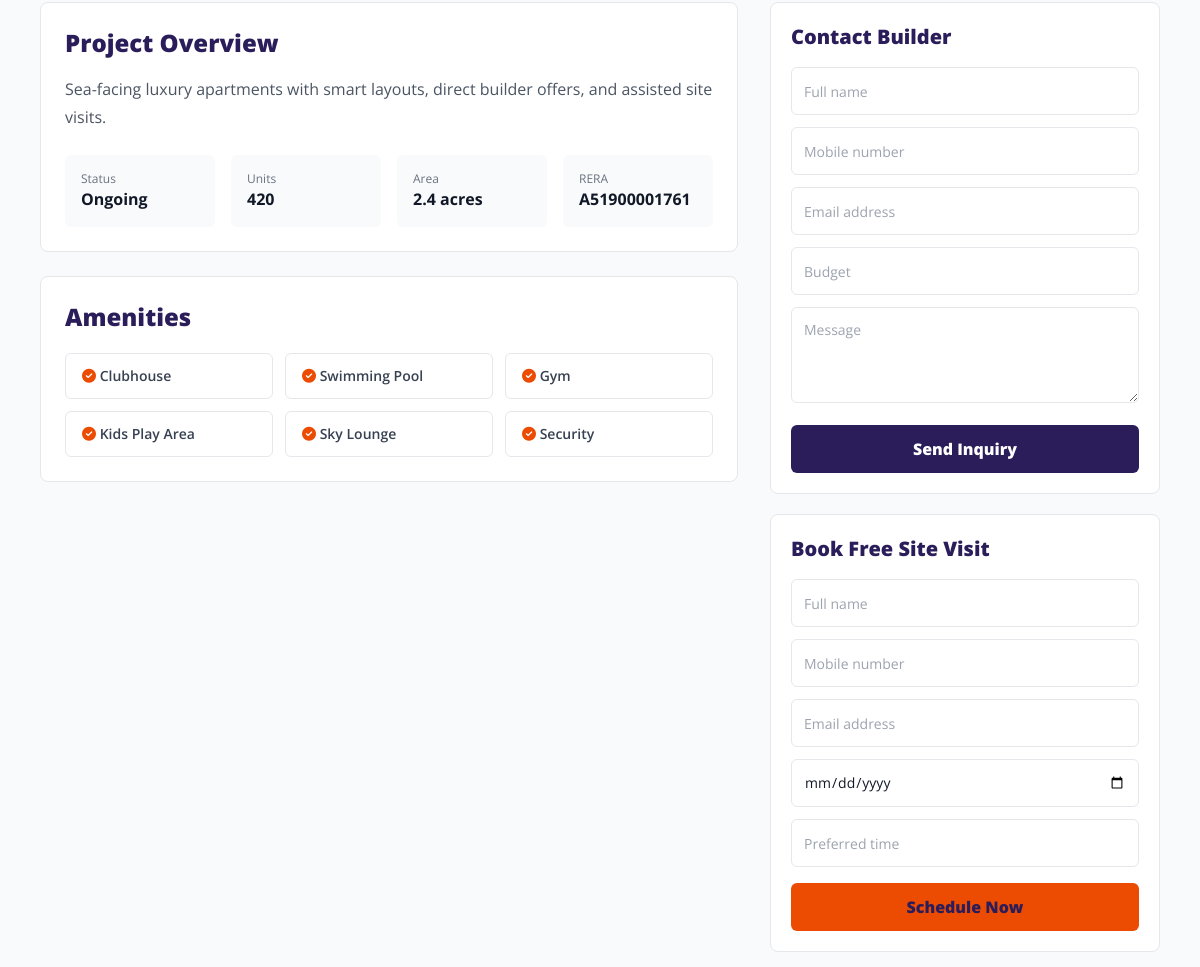
Before: /project/skyline-marina-residences (middle part) with the older database file.
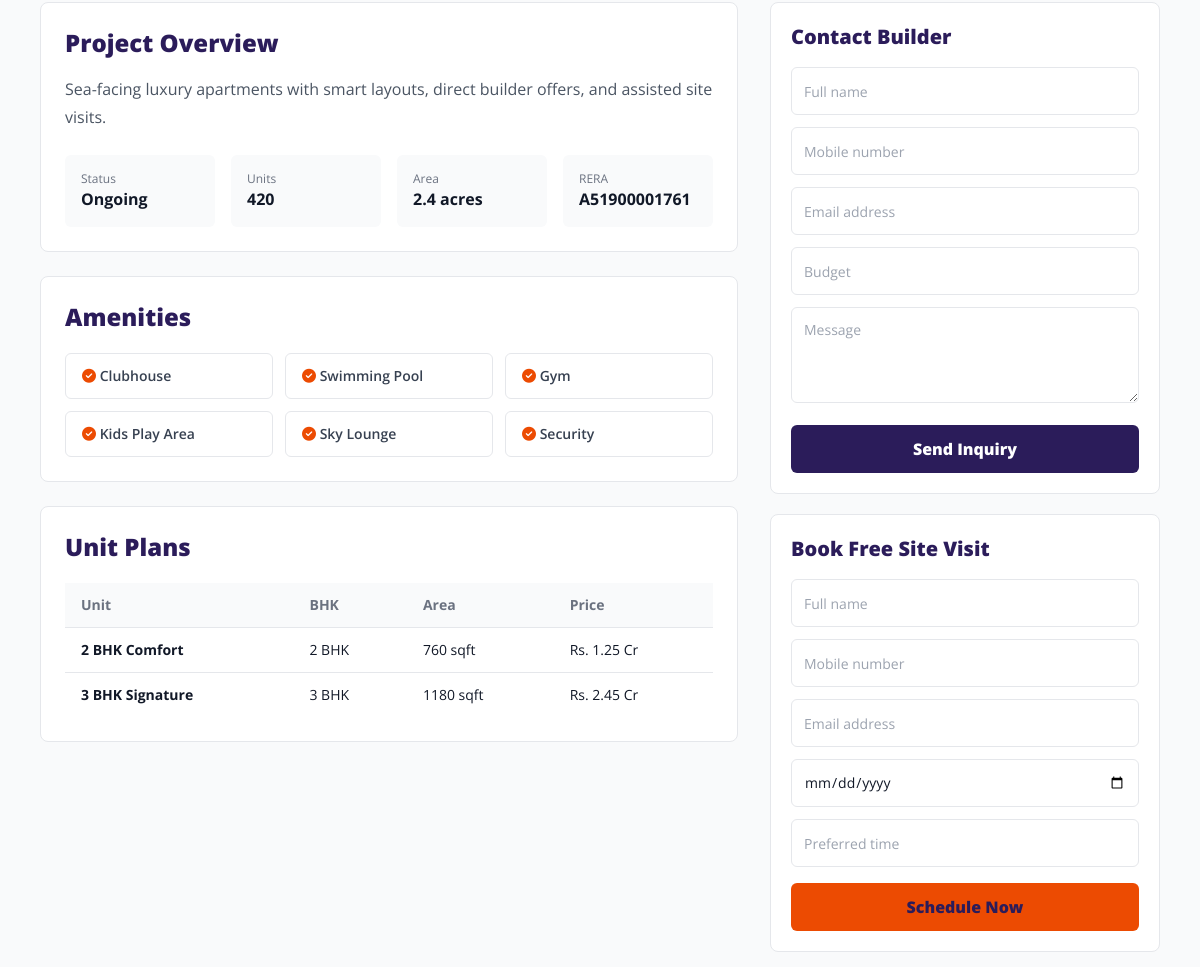
After: the same page with the newer database file.
### tables this page shows
CREATE TABLE projects (

    id BIGINT UNSIGNED AUTO_INCREMENT PRIMARY KEY,

    uuid CHAR(36) NOT NULL UNIQUE,

    builder_id BIGINT UNSIGNED NOT NULL,

    assigned_manager_id BIGINT UNSIGNED DEFAULT NULL,

    category_id BIGINT UNSIGNED DEFAULT NULL,

    project_type ENUM(
        'Apartment',
        'Plot',
        'Villa',
        'Commercial'
    ) NOT NULL,

    project_name VARCHAR(255) NOT NULL,

    slug VARCHAR(255) NOT NULL UNIQUE,

    project_code VARCHAR(100) DEFAULT NULL,

    rera_number VARCHAR(100) DEFAULT NULL,

    city VARCHAR(100) NOT NULL,

    state VARCHAR(100) NOT NULL,

    locality VARCHAR(150) DEFAULT NULL,

    address TEXT DEFAULT NULL,

    latitude DECIMAL(10,8) DEFAULT NULL,

    longitude DECIMAL(11,8) DEFAULT NULL,

    overview LONGTEXT DEFAULT NULL,

    location_details LONGTEXT DEFAULT NULL,

    pros LONGTEXT DEFAULT NULL,

    cons LONGTEXT DEFAULT NULL,

    amenities LONGTEXT DEFAULT NULL,

    legal_details LONGTEXT DEFAULT NULL,

    litigation_details LONGTEXT DEFAULT NULL,

    bank_details LONGTEXT DEFAULT NULL,

    payment_scheme LONGTEXT DEFAULT NULL,

    brochure_file VARCHAR(255) DEFAULT NULL,

    thumbnail_image VARCHAR(255) DEFAULT NULL,

    featured_image VARCHAR(255) DEFAULT NULL,

    youtube_video_link TEXT DEFAULT NULL,

    total_towers INT DEFAULT 0,

    total_units INT DEFAULT 0,

    total_floors INT DEFAULT 0,

    total_area VARCHAR(100) DEFAULT NULL,

    possession_date DATE DEFAULT NULL,

    launch_date DATE DEFAULT NULL,

    min_price DECIMAL(15,2) DEFAULT 0,

    max_price DECIMAL(15,2) DEFAULT 0,

    meta_title VARCHAR(255) DEFAULT NULL,

    meta_keywords TEXT DEFAULT NULL,

    meta_description TEXT DEFAULT NULL,

    total_views BIGINT DEFAULT 0,

    total_wishlist BIGINT DEFAULT 0,

    total_inquiries BIGINT DEFAULT 0,

    is_featured TINYINT(1) DEFAULT 0,

    is_verified TINYINT(1) DEFAULT 0,

    project_status ENUM(
        'Upcoming',
        'Ongoing',
        'Completed'
    ) DEFAULT 'Upcoming',

    status ENUM(
        'draft',
        'pending',
        'published',
        'rejected'
    ) DEFAULT 'draft',

    created_at TIMESTAMP DEFAULT CURRENT_TIMESTAMP,

    updated_at TIMESTAMP DEFAULT CURRENT_TIMESTAMP
    ON UPDATE CURRENT_TIMESTAMP,

    deleted_at TIMESTAMP NULL DEFAULT NULL,

    FOREIGN KEY (builder_id)
    REFERENCES builders(id)
    ON DELETE CASCADE,

    FOREIGN KEY (assigned_manager_id)
    REFERENCES associate_managers(id)
    ON DELETE SET NULL,

    FOREIGN KEY (category_id)
    REFERENCES project_categories(id)
    ON DELETE SET NULL,

    INDEX idx_project_city(city),
    INDEX idx_project_status(status),
    INDEX idx_project_type(project_type),
    INDEX idx_project_price(min_price, max_price),
    FULLTEXT(project_name, overview)

);

CREATE TABLE project_unit_plans (

    id BIGINT UNSIGNED AUTO_INCREMENT PRIMARY KEY,

    project_id BIGINT UNSIGNED NOT NULL,

    unit_name VARCHAR(255),

    bhk_type VARCHAR(100),

    area VARCHAR(100),

    facing VARCHAR(100),

    price DECIMAL(15,2),

    booking_amount DECIMAL(15,2) DEFAULT 0,

    description TEXT,

    created_at TIMESTAMP DEFAULT CURRENT_TIMESTAMP,

    INDEX idx_unit_plans_project_price(project_id, price),
    INDEX idx_unit_plans_bhk(bhk_type),

    FOREIGN KEY (project_id)
    REFERENCES projects(id)
    ON DELETE CASCADE

);

### includes/app_helpers.php (called while the page is built, shortened)
<?php
require_once __DIR__ . '/db_connect.php';
function fetchProjectBySlug($slug)
{
    global $pdo;
    $stmt = $pdo->prepare("
        SELECT p.*, b.company_name, b.builder_name, b.email AS builder_email,
               b.phone AS builder_phone, b.whatsapp_number, b.company_logo,
               b.company_description
        FROM projects p
        INNER JOIN builders b ON b.id = p.builder_id
        WHERE p.slug = :slug
          AND p.status = 'published'
          AND p.deleted_at IS NULL
        LIMIT 1
    ");
    $stmt->execute([':slug' => $slug]);
    return $stmt->fetch();
}

### config/database.php (called while the page is built, shortened)
<?php
function e($string)
{
    return htmlspecialchars(
        $string,
        ENT_QUOTES,
        'UTF-8'
    );
}
function formatCurrency($amount)
{
    $amount = (float)$amount;
    if ($amount >= 10000000) {
        return 'Rs. ' . rtrim(rtrim(number_format($amount / 10000000, 2), '0'), '.') . ' Cr';
    }
    return 'Rs. ' . number_format($amount, 0);
}

### project.php (the view, shortened to what this page needs)
<?php
require_once __DIR__ . '/includes/app_helpers.php';
$slug = trim($_GET['slug'] ?? '');
$project = $slug !== '' ? fetchProjectBySlug($slug) : null;
$pdo->prepare('UPDATE projects SET total_views = total_views + 1 WHERE id = ?')->execute([$project['id']]);
$amenities = array_filter(array_map('trim', explode(',', (string)($project['amenities'] ?? ''))));
$unitStmt = $pdo->prepare('SELECT * FROM project_unit_plans WHERE project_id = ? ORDER BY price ASC');
$unitStmt->execute([$project['id']]);
$unitPlans = $unitStmt->fetchAll();
require_once __DIR__ . '/includes/header.php';
?>
<section class="bg-gray-50 py-10">
    <div class="max-w-[1400px] mx-auto px-4 sm:px-6 lg:px-10 grid grid-cols-1 lg:grid-cols-[1fr_390px] gap-8">
        <div class="space-y-6">
            <div class="rounded-lg border border-gray-200 bg-white p-6">
                <h2 class="text-2xl font-black text-primary">Project Overview</h2>
                <p class="mt-4 leading-7 text-gray-600"><?php echo nl2br(e($project['overview'] ?: 'Project details will be updated soon.')); ?></p>
                <div class="mt-6 grid grid-cols-2 md:grid-cols-4 gap-4">
                    <div class="rounded-md bg-gray-50 p-4">
                        <p class="text-xs text-gray-500">Status</p>
                        <p class="font-bold text-gray-900"><?php echo e($project['project_status']); ?></p>
                    </div>
                    <div class="rounded-md bg-gray-50 p-4">
                        <p class="text-xs text-gray-500">Units</p>
                        <p class="font-bold text-gray-900"><?php echo (int)$project['total_units']; ?></p>
                    </div>
                    <div class="rounded-md bg-gray-50 p-4">
                        <p class="text-xs text-gray-500">Area</p>
                        <p class="font-bold text-gray-900"><?php echo e($project['total_area'] ?: 'NA'); ?></p>
                    </div>
                    <div class="rounded-md bg-gray-50 p-4">
                        <p class="text-xs text-gray-500">RERA</p>
                        <p class="font-bold text-gray-900"><?php echo e($project['rera_number'] ?: 'NA'); ?></p>
                    </div>
                </div>
            </div>
            <div class="rounded-lg border border-gray-200 bg-white p-6">
                <h2 class="text-2xl font-black text-primary">Amenities</h2>
                <div class="mt-5 grid grid-cols-2 md:grid-cols-3 gap-3">
                    <?php foreach ($amenities ?: ['Verified builder', 'Direct inquiry', 'Free site visit'] as $amenity): ?>
                        <div class="rounded-md border border-gray-200 px-4 py-3 text-sm font-semibold text-gray-700">
                            <i class="fa-solid fa-circle-check text-accent"></i>
                            <?php echo e($amenity); ?>
                        </div>
                    <?php endforeach; ?>
                </div>
            </div>
            <?php if (!empty($unitPlans)): ?>
                <div class="rounded-lg border border-gray-200 bg-white p-6">
                    <h2 class="text-2xl font-black text-primary">Unit Plans</h2>
                    <div class="mt-5 overflow-x-auto">
                        <table class="w-full text-left text-sm">
                            <thead class="bg-gray-50 text-gray-500">
                                <tr>
                                    <th class="px-4 py-3">Unit</th>
                                    <th class="px-4 py-3">BHK</th>
                                    <th class="px-4 py-3">Area</th>
                                    <th class="px-4 py-3">Price</th>
                                </tr>
                            </thead>
                            <tbody>
                                <?php foreach ($unitPlans as $plan): ?>
                                    <tr class="border-t">
                                        <td class="px-4 py-3 font-bold"><?php echo e($plan['unit_name']); ?></td>
                                        <td class="px-4 py-3"><?php echo e($plan['bhk_type']); ?></td>
                                        <td class="px-4 py-3"><?php echo e($plan['area']); ?></td>
                                        <td class="px-4 py-3"><?php echo e(formatCurrency($plan['price'])); ?></td>
                                    </tr>
                                <?php endforeach; ?>
                            </tbody>
                        </table>
                    </div>
                </div>
            <?php endif; ?>
        </div>
        <aside id="inquiry" class="space-y-5">
            <form method="post" action="<?php echo BASE_URL; ?>actions" class="rounded-lg border border-gray-200 bg-white p-5">
                <h2 class="text-xl font-black text-primary">Contact Builder</h2>
                <div class="mt-4 space-y-3">
                    <input name="full_name" required placeholder="Full name" class="h-12 w-full rounded-md border border-gray-200 px-3 text-sm">
                    <input name="phone" required placeholder="Mobile number" class="h-12 w-full rounded-md border border-gray-200 px-3 text-sm">
                    <input name="email" required type="email" placeholder="Email address" class="h-12 w-full rounded-md border border-gray-200 px-3 text-sm">
                    <input name="budget" placeholder="Budget" class="h-12 w-full rounded-md border border-gray-200 px-3 text-sm">
                    <textarea name="message" placeholder="Message" class="min-h-24 w-full rounded-md border border-gray-200 px-3 py-3 text-sm"></textarea>
                </div>
                <button class="mt-4 h-12 w-full rounded-md bg-primary font-black text-white">Send Inquiry</button>
            </form>
            <form method="post" action="<?php echo BASE_URL; ?>actions" class="rounded-lg border border-gray-200 bg-white p-5">
                <h2 class="text-xl font-black text-primary">Book Free Site Visit</h2>
                <div class="mt-4 space-y-3">
                    <input name="full_name" required placeholder="Full name" class="h-12 w-full rounded-md border border-gray-200 px-3 text-sm">
                    <input name="phone" required placeholder="Mobile number" class="h-12 w-full rounded-md border border-gray-200 px-3 text-sm">
                    <input name="email" required type="email" placeholder="Email address" class="h-12 w-full rounded-md border border-gray-200 px-3 text-sm">
                    <input name="visit_date" required type="date" min="<?php echo date('Y-m-d'); ?>" class="h-12 w-full rounded-md border border-gray-200 px-3 text-sm">
                    <input name="preferred_time" placeholder="Preferred time" class="h-12 w-full rounded-md border border-gray-200 px-3 text-sm">
                </div>
                <button class="mt-4 h-12 w-full rounded-md bg-accent font-black text-primary">Schedule Now</button>
            </form>
        </aside>
    </div>
</section>
<?php require_once __DIR__ . '/includes/footer.php'; ?>

### includes/head.php (shortened to what this page needs)
<!DOCTYPE html>
<html lang="en">
<head>
    <link rel="stylesheet" href="<?php echo ASSETS_URL; ?>css/style.css">
    <script src="https://cdn.tailwindcss.com"></script>
    <script src="https://cdn.jsdelivr.net/npm/@tailwindcss/browser@4"></script>
    <link href="https://cdnjs.cloudflare.com/ajax/libs/font-awesome/6.4.0/css/all.min.css" rel="stylesheet">
    <link rel="stylesheet" href="https://cdn.jsdelivr.net/npm/swiper@11/swiper-bundle.min.css" />
</head>

### includes/header.php (shortened to what this page needs)
<?php
require_once __DIR__ . '/app_helpers.php';
require_once __DIR__ . '/head.php';
?>
<body class="font-sans bg-white text-gray-900">
    <main>

### includes/footer.php (shortened to what this page needs)
</main>
<?php
require_once __DIR__ . '/app_helpers.php';
?>
</body>
</html>

### assets/css/style.css (style rules this page uses)
* { scroll-behavior: smooth; }

Changed rows visible on the page:
added project_unit_plans: unit_name "2 BHK Comfort", bhk_type "2 BHK", area "760 sqft", price "Rs. 1.25 Cr"
added project_unit_plans: unit_name "3 BHK Signature", bhk_type "3 BHK", area "1180 sqft", price "Rs. 2.45 Cr"
Other visible differences:
text now shown: "Unit Plans Unit BHK Area Price"
